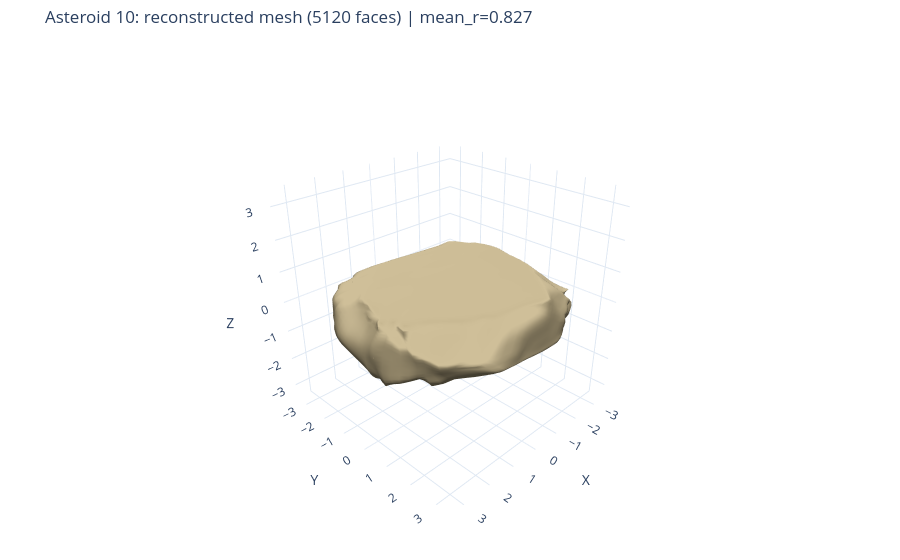

Notebook source saved alongside this figure:
### Code cell
# --- Reconstruction mesh visualization + GT comparison ---
fig_mesh = plot_interactive_mesh(
    vertices=recon_mesh.vertices,
    faces=recon_mesh.faces,
    title=(
        f"Asteroid {ASTEROID_ID}: reconstructed mesh ({recon_mesh.faces.shape[0]} faces) | "
        f"mean_r={per_camera_df['Pearson_R'].mean():.3f}"
    ),
    mesh_color="#c0b08a",
    show_edges=False,
)
fig_mesh.show()

if GT_EXIST and true_mesh is not None:
    gt_fig_mesh = plot_interactive_mesh(
        vertices=true_mesh.vertices,
        faces=true_mesh.faces,
        title=f"Asteroid {ASTEROID_ID}: GT mesh, cylinder-normalized ({true_mesh.faces.shape[0]} faces)",
        mesh_color="#a0c0ff",
        show_edges=False,
    )
    gt_fig_mesh.show()

print(
    f"Reconstruction extents: "
    f"x[{recon_mesh.vertices[:, 0].min():.3f}, {recon_mesh.vertices[:, 0].max():.3f}] "
    f"y[{recon_mesh.vertices[:, 1].min():.3f}, {recon_mesh.vertices[:, 1].max():.3f}] "
    f"z[{recon_mesh.vertices[:, 2].min():.3f}, {recon_mesh.vertices[:, 2].max():.3f}] "
    f"(cylinder bound: R={R_CYL}, z in [-1, 1])"
)

if GT_EXIST and true_mesh is not None:
    print(
        f"GT extents: "
        f"x[{true_mesh.vertices[:, 0].min():.3f}, {true_mesh.vertices[:, 0].max():.3f}] "
        f"y[{true_mesh.vertices[:, 1].min():.3f}, {true_mesh.vertices[:, 1].max():.3f}] "
        f"z[{true_mesh.vertices[:, 2].min():.3f}, {true_mesh.vertices[:, 2].max():.3f}]"
    )
    pred_mesh = trimesh.Trimesh(vertices=recon_mesh.vertices, faces=recon_mesh.faces, process=False)
    VOXEL_PITCH = 0.05  # official filled-voxel measure, pitch on cylinder-normalized meshes
    measure1, measure2 = relative_volume_difference_voxelized(pred_mesh, true_mesh, pitch=VOXEL_PITCH)
    print(f"Official voxel measures vs GT (pitch={VOXEL_PITCH}); 0 = identical, lower is better:")
    print(f"  measure1 (1 - IoU)={measure1:.6f} | measure2 (sym-diff/sum)={measure2:.6f}")
else:
    print("GT mesh not available -> skipping voxel measure calculation.")

### Figure 1 — Plotly figure (JSON) as saved in the notebook; plotly's stock layout.template omitted (floating-point values rounded to 4 significant figures; data arrays with more than 128 entries replaced by an {"elided": "..."} marker saying what was removed)
{"data": [{"color": "#c0b08a", "flatshading": false, "hovertemplate": "x=%{x:.3f}<br>y=%{y:.3f}<br>z=%{z:.3f}<extra></extra>", "i": {"elided": "5120 int values"}, "j": {"elided": "5120 int values"}, "k": {"elided": "5120 int values"}, "lighting": {"ambient": 0.35, "diffuse": 0.8, "fresnel": 0.12, "roughness": 0.7, "specular": 0.35}, "lightposition": {"x": 120, "y": 200, "z": 80}, "opacity": 1, "showscale": false, "type": "mesh3d", "x": {"elided": "2562 float values"}, "y": {"elided": "2562 float values"}, "z": {"elided": "2562 float values"}}], "layout": {"margin": {"b": 0, "l": 0, "r": 0, "t": 45}, "scene": {"aspectmode": "manual", "aspectratio": {"x": 1, "y": 1, "z": 1}, "camera": {"eye": {"x": 1.65, "y": 1.65, "z": 1.25}, "projection": {"type": "perspective"}}, "xaxis": {"range": [-3.512, 3.512], "showspikes": false, "title": {"text": "X"}}, "yaxis": {"range": [-3.512, 3.512], "showspikes": false, "title": {"text": "Y"}}, "zaxis": {"range": [-3.512, 3.512], "showspikes": false, "title": {"text": "Z"}}}, "title": {"text": "Asteroid 10: reconstructed mesh (5120 faces) | mean_r=0.827"}}}
